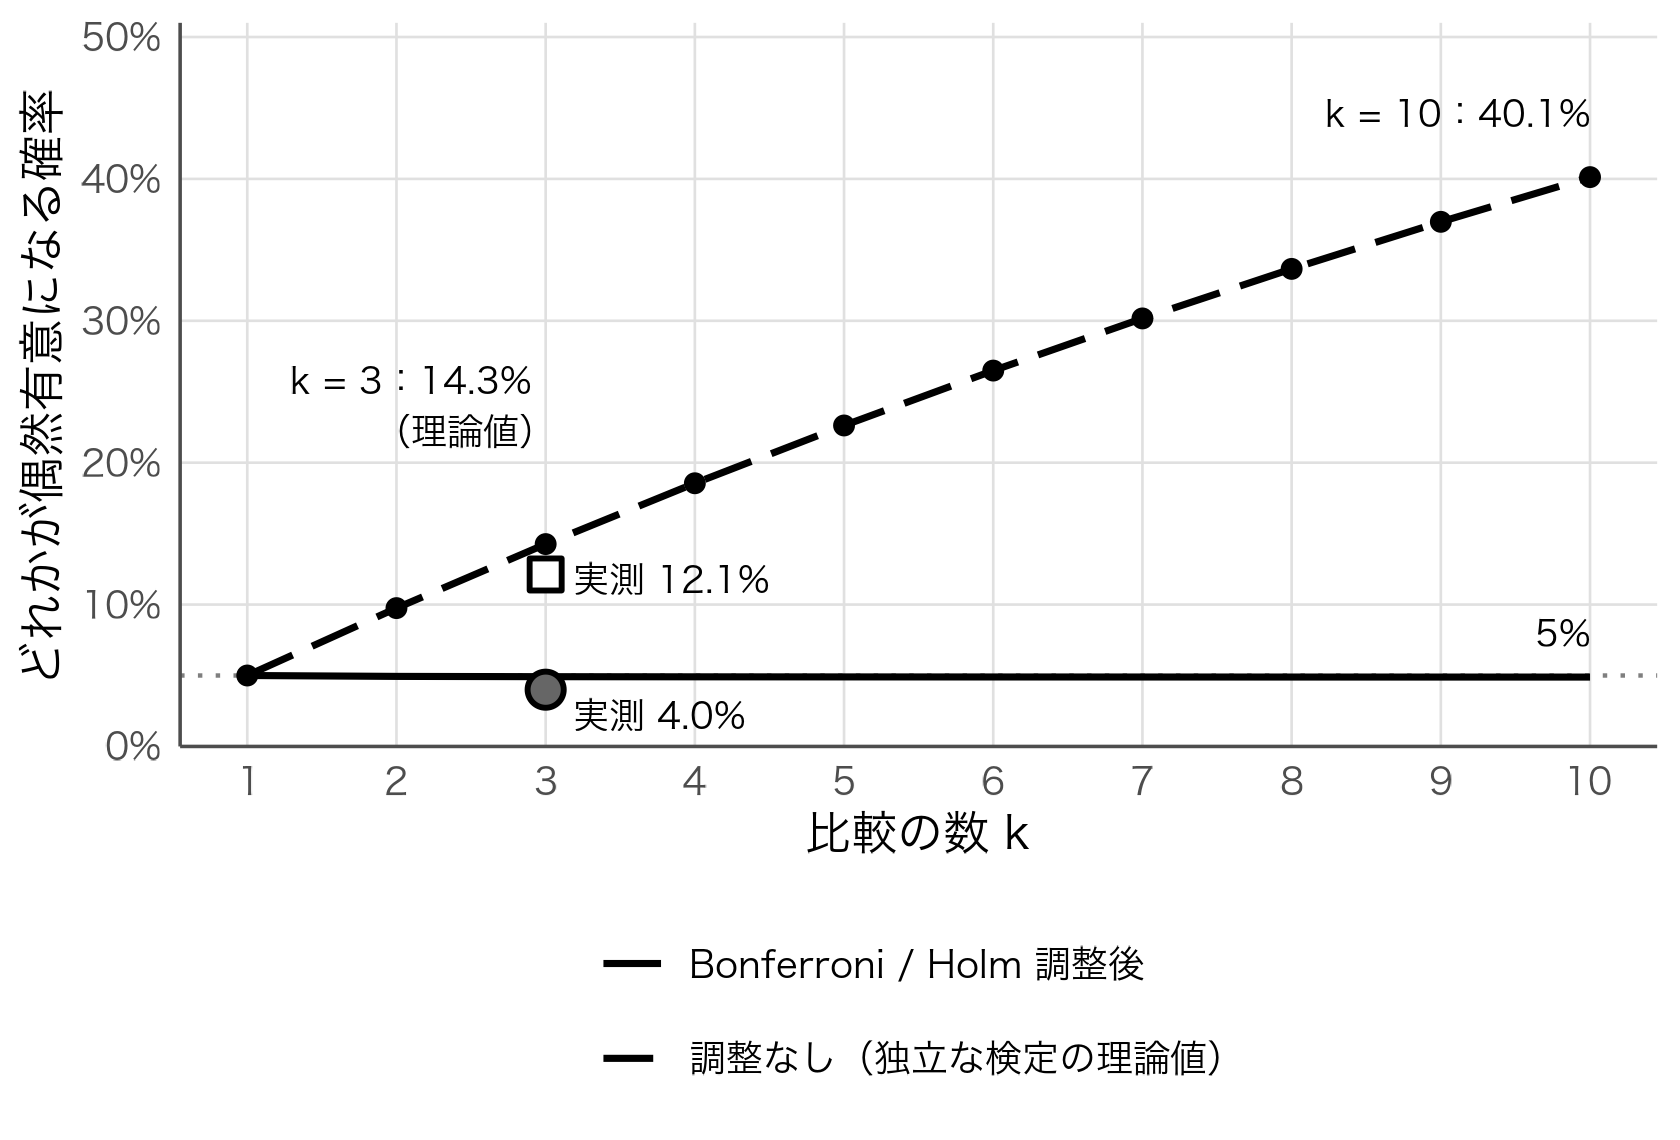

The script that drew this image:
# 図12-1：比較の数kと「どれか1つが偶然有意」になる確率。
# 独立な検定の理論値 1-(1-.05)^k、Bonferroni（各検定を .05/k で判定）、
# および第12章12.2節の3群シミュレーション（seed 12、5000回）の実測値。
suppressPackageStartupMessages(library(tidyverse))
source("figures/style.R")
k <- 1:10
cur <- bind_rows(tibble(k, p = 1 - 0.95^k, m = "調整なし（独立な検定の理論値）"),
                 tibble(k, p = 1 - (1 - 0.05 / k)^k, m = "Bonferroni / Holm 調整後"))
cat("1-0.95^3 =", round(1 - 0.95^3, 4), " 1-0.95^10 =", round(1 - 0.95^10, 4), "\n")
stopifnot(round(1 - 0.95^3, 4) == 0.1426, round(1 - 0.95^10, 2) == 0.40)
set.seed(12)
n_sim <- 5000; n_per <- 10
p_raw <- p_holm <- p_bonf <- numeric(n_sim)
for (i in seq_len(n_sim)) {
  d <- data.frame(g = rep(c("A", "B", "C"), each = n_per), y = rnorm(3 * n_per))
  p <- pairwise.t.test(d$y, d$g, p.adjust.method = "none", pool.sd = FALSE)$p.value
  p <- p[!is.na(p)]
  p_raw[i] <- min(p); p_holm[i] <- min(p.adjust(p, "holm")); p_bonf[i] <- min(p.adjust(p, "bonferroni"))
}
sim <- c(raw = mean(p_raw < .05), holm = mean(p_holm < .05), bonf = mean(p_bonf < .05)); print(sim)
stopifnot(round(sim, 4) == c(0.1212, 0.04, 0.04))
simd <- tibble(k = 3, p = c(sim[["raw"]], sim[["bonf"]]), m = c("調整なし（3群シミュレーション）", "Bonferroni / Holm（3群シミュレーション）"))
p <- ggplot() +
  geom_hline(yintercept = 0.05, colour = "grey50", linetype = "dotted", linewidth = 0.5) +
  geom_line(data = cur, aes(k, p, linetype = m), linewidth = 0.8) +
  geom_point(data = cur %>% filter(m == "調整なし（独立な検定の理論値）"), aes(k, p), size = 1.8) +
  geom_point(data = simd, aes(k, p), shape = c(22, 21), size = 3.4, fill = c("white", "grey40"), stroke = 1) +
  annotate("text", x = 2.9, y = 0.24, hjust = 1, size = 3, family = "hira", label = "k = 3：14.3%\n（理論値）") +
  annotate("text", x = 3.2, y = 0.118, hjust = 0, size = 3, family = "hira", label = "実測 12.1%") +
  annotate("text", x = 10, y = 1 - 0.95^10 + 0.045, hjust = 1, size = 3, family = "hira", label = "k = 10：40.1%") +
  annotate("text", x = 3.2, y = 0.022, hjust = 0, size = 3, family = "hira", label = "実測 4.0%") +
  annotate("text", x = 10, y = 0.05 + 0.03, hjust = 1, size = 3, family = "hira", label = "5%") +
  scale_linetype_manual(values = c("solid", "longdash"), name = NULL) +
  scale_x_continuous(breaks = 1:10) +
  scale_y_continuous(labels = scales::percent_format(accuracy = 1), limits = c(0, 0.5), expand = expansion(mult = c(0, 0.02))) +
  labs(x = "比較の数 k", y = "どれかが偶然有意になる確率") +
  guides(linetype = guide_legend(nrow = 2))
save_fig(p, "ch12_familywise_curve", w = 5.6, h = 3.8)
